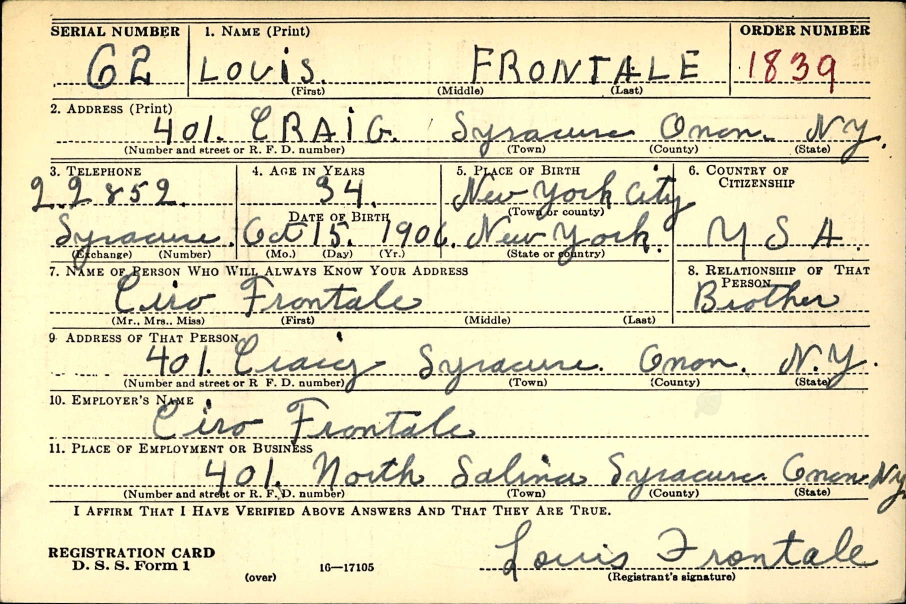
#> input picture media/1761414189_2a8347ba.jpg, 1812 x 1207 px (shown at 1/2 size); its folder holds only this picture in this run
$ python build_gallery.py ../media/1761414189_2a8347ba.jpg
#> lines starting #> are read from the running program, lines starting #| are printed output that depends on the picture
import os, sys, json, re, shutil, hashlib
from pathlib import Path
from PIL import Image, ImageOps

MEDIA_DIR = os.getenv("MEDIA_DIR", "/data/media")
SITE_DIR = os.getenv("SITE_DIR", "/app/site")
TITLE = os.getenv("TITLE", "Memorial Gallery")
THUMB = int(os.getenv("THUMBNAIL_MAX_PX", "480"))
DISPLAY = int(os.getenv("DISPLAY_MAX_PX", "1280"))
SLIDE = int(os.getenv("SLIDESHOW_INTERVAL_SEC", "6"))

APP_DIR = Path(__file__).resolve().parent
BACKGROUND_SRC = APP_DIR / "static" / "img" / "sicily-landscape.jpg"
BACKGROUND_DST = Path(SITE_DIR) / "background.jpg"

IMG_EXT = {".jpg",".jpeg",".png",".bmp",".gif",".webp"}
VID_EXT = {".mp4",".webm",".mov",".m4v",".avi"}

def ensure_dirs():
    Path(SITE_DIR).mkdir(parents=True, exist_ok=True)
    for d in ("thumbs","images","videos"):
        Path(SITE_DIR, d).mkdir(parents=True, exist_ok=True)
    if BACKGROUND_SRC.exists():
        try:
            shutil.copy2(BACKGROUND_SRC, BACKGROUND_DST)
        except Exception as err:
            print(f"Could not copy background image: {err}", file=sys.stderr)

def safe_name(p: Path) -> str:
    base = re.sub(r"[^A-Za-z0-9._-]+", "_", p.stem)
    h = hashlib.sha1(str(p).encode("utf-8")).hexdigest()[:8]
    return f"{base}_{h}"

def process_image(src: Path):
    name = safe_name(src)
    img = Image.open(src)
#> img is the input picture: PIL image 1812x1207 RGB; mean R, G, B 227, 220.1, 183.9
    img = ImageOps.exif_transpose(img).convert("RGB")
    d = img.copy(); d.thumbnail((DISPLAY, DISPLAY))
#> after `d.thumbnail((DISPLAY, DISPLAY))`:
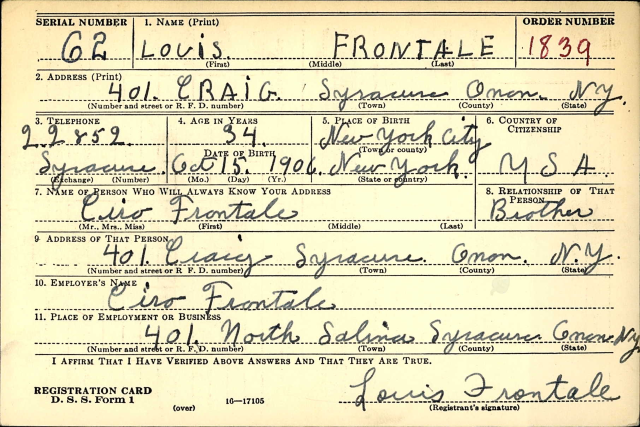
#> d: PIL image 1280x853 RGB (shown at 1/2 size); mean R, G, B 227, 220.1, 184
    t = img.copy(); t.thumbnail((THUMB, THUMB))
#> after `t.thumbnail((THUMB, THUMB))`:
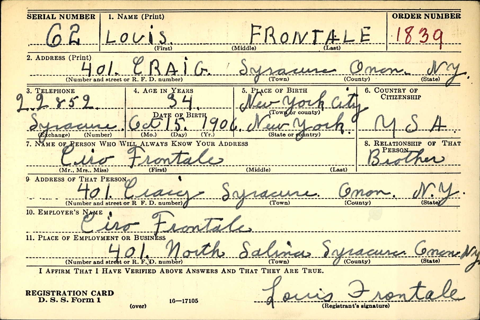
#> t: PIL image 480x320 RGB; mean R, G, B 226.8, 220.1, 184
    disp = Path(SITE_DIR,"images",f"{name}.jpg")
    thum = Path(SITE_DIR,"thumbs",f"{name}.jpg")
    d.save(disp, "JPEG", quality=85, optimize=True)
    t.save(thum, "JPEG", quality=80, optimize=True)
    return {"type":"image","title":src.stem,
            "src":str(disp.relative_to(SITE_DIR)).replace("\\","/"),
            "thumb":str(thum.relative_to(SITE_DIR)).replace("\\","/")}

def process_video(src: Path):
    name = safe_name(src) + src.suffix.lower()
    dst = Path(SITE_DIR,"videos",name)
    shutil.copy2(src, dst)
    return {"type":"video","title":src.stem,
            "src":str(dst.relative_to(SITE_DIR)).replace("\\","/"),
            "thumb":""}

def scan_items():
    items=[]
    root = Path(MEDIA_DIR)
    if not root.exists():
        return items
    for p in root.rglob("*"):
        if not p.is_file(): continue
        ext = p.suffix.lower()
        try:
            if ext in IMG_EXT: items.append(process_image(p))
            elif ext in VID_EXT: items.append(process_video(p))
        except Exception as e:
            print(f"Skipping {p}: {e}", file=sys.stderr)
    items.sort(key=lambda x: x["title"].lower())
    return items

def write_index(items):
    data_json = json.dumps(items, ensure_ascii=False)
    css = """body{margin:0;font-family:system-ui,Segoe UI,Arial,sans-serif;background:#0b0c10 url('background.jpg') center/cover fixed;color:#eee;min-height:100vh;position:relative}
body::before{content:"";position:fixed;inset:0;background:rgba(7,8,11,.78);backdrop-filter:blur(2px);z-index:-1}
header{padding:12px 16px;background:rgba(17,17,17,.92);position:sticky;top:0;z-index:3;border-bottom:1px solid #222;display:flex;align-items:center;justify-content:space-between;gap:12px}
h1{margin:0;font-size:18px}
.cta{color:#fff;background:#2d7cff;border-radius:999px;padding:8px 16px;text-decoration:none;font-size:13px;font-weight:600;transition:background .2s}
.cta:hover{background:#3c8bff}
main{padding:12px}
.grid{display:grid;grid-template-columns:repeat(auto-fill,minmax(160px,1fr));gap:8px}
.card{cursor:pointer;border-radius:8px;overflow:hidden;background:#151515}
.card img,.card video{width:100%;height:160px;object-fit:cover;display:block}
.card .label{padding:6px 8px;font-size:12px;color:#ccc;white-space:nowrap;overflow:hidden;text-overflow:ellipsis}
.lb{position:fixed;inset:0;background:rgba(0,0,0,.92);display:none;align-items:center;justify-content:center;z-index:10}
.lb.show{display:flex}
.lb .inner{max-width:95vw;max-height:90vh;text-align:center}
.lb img,.lb video{max-width:95vw;max-height:85vh}
.controls{position:fixed;bottom:16px;left:0;right:0;display:flex;gap:8px;justify-content:center}
button{background:#222;color:#ddd;border:1px solid #333;border-radius:6px;padding:8px 12px;font-size:14px;cursor:pointer}
button:hover{background:#2a2a2a}"""
    js = f"""const DATA=JSON.parse(document.getElementById('data').textContent);
const INTERVAL={SLIDE}*1000;
const grid=document.getElementById('grid');
const lb=document.getElementById('lb'), inner=document.getElementById('lb-inner');
const btnPrev=document.getElementById('prev'), btnNext=document.getElementById('next');
const btnPlay=document.getElementById('play'), btnClose=document.getElementById('close');
let idx=-1,timer=null;
function node(html){{const t=document.createElement('template');t.innerHTML=html.trim();return t.content.firstChild;}}
function card(it,i){{
  const media = it.type==='image' ? `<img loading="lazy" src="${{it.thumb||it.src}}" alt="">`
                                  : `<video preload="metadata" src="${{it.src}}"></video>`;
  const el=node(`<div class="card" data-i="${{i}}">${{media}}<div class="label">${{it.title}}</div></div>`);
  el.onclick=()=>open(i); return el;
}}
DATA.forEach((it,i)=>grid.appendChild(card(it,i)));
function open(i){{
  idx=(i+DATA.length)%DATA.length;
  const it=DATA[idx];
  inner.innerHTML = it.type==='image' ? `<img src="${{it.src}}" alt="">`
                                      : `<video src="${{it.src}}" controls autoplay></video>`;
  lb.classList.add('show');
}}
function close(){{lb.classList.remove('show'); stop();}}
function next(){{open(idx+1);}}
function prev(){{open(idx-1);}}
function play(){{ if(timer){{stop();}} else {{ if(idx<0 && DATA.length){{open(0);}} timer=setInterval(next,INTERVAL); btnPlay.textContent='Pause';}}}}
function stop(){{ if(timer){{clearInterval(timer); timer=null;}} btnPlay.textContent='Play';}}
btnNext.onclick=next; btnPrev.onclick=prev; btnPlay.onclick=play; btnClose.onclick=close;
window.addEventListener('keydown',e=>{{ if(e.key==='Escape') close(); if(e.key==='ArrowRight') next(); if(e.key==='ArrowLeft') prev(); }});
lb.addEventListener('click',e=>{{ if(e.target===lb) close(); }});
"""
    html = f"""<!doctype html><html><head><meta charset="utf-8">
<meta name="viewport" content="width=device-width,initial-scale=1">
<title>{TITLE}</title><style>{css}</style></head>
<body><header><h1>{TITLE}</h1><a class="cta" href="/upload">Share a Memory</a></header><main><div id="grid" class="grid"></div></main>
<div id="lb" class="lb"><div class="inner" id="lb-inner"></div></div>
<div class="controls">
  <button id="prev" aria-label="Previous">⟨ Prev</button>
  <button id="play" aria-label="Play/Pause">Play</button>
  <button id="next" aria-label="Next">Next ⟩</button>
  <button id="close" aria-label="Close">Close ✕</button>
</div>
<script id="data" type="application/json">{data_json}</script>
<script>{js}</script></body></html>"""
    Path(SITE_DIR,"index.html").write_text(html, encoding="utf-8")

def main():
    ensure_dirs()
    items = scan_items()
    write_index(items)
    print(f"Built {len(items)} items into {SITE_DIR}")

if __name__=="__main__":
    if "--dry-run" in sys.argv:
        ensure_dirs(); print(f"DRY RUN: would scan {MEDIA_DIR} and write {SITE_DIR}"); sys.exit(0)
    main()
